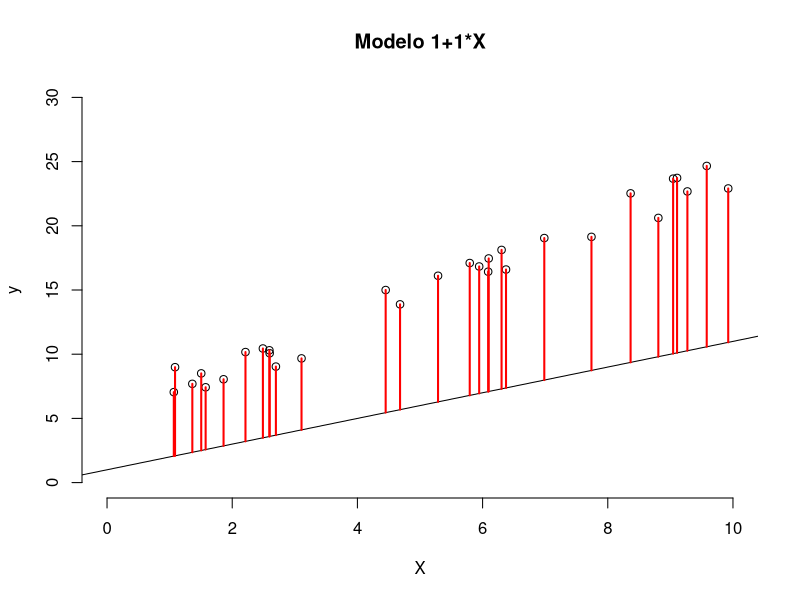
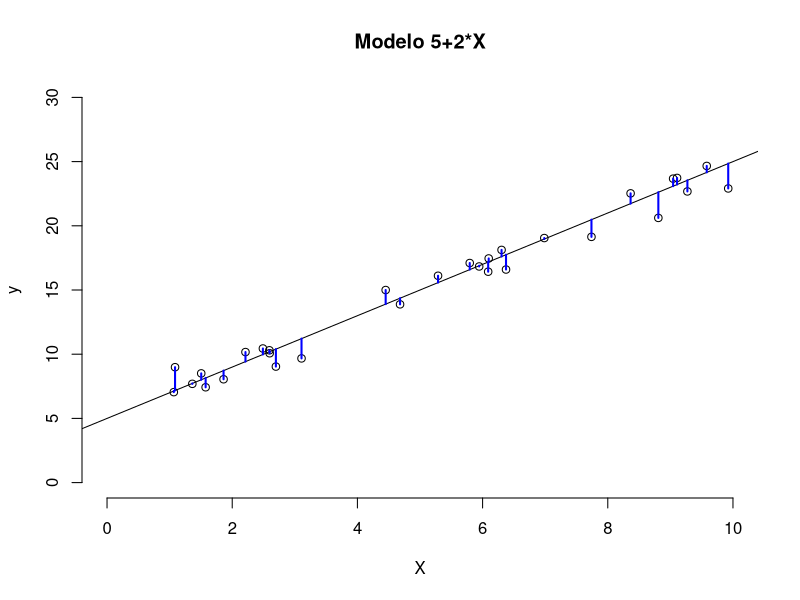
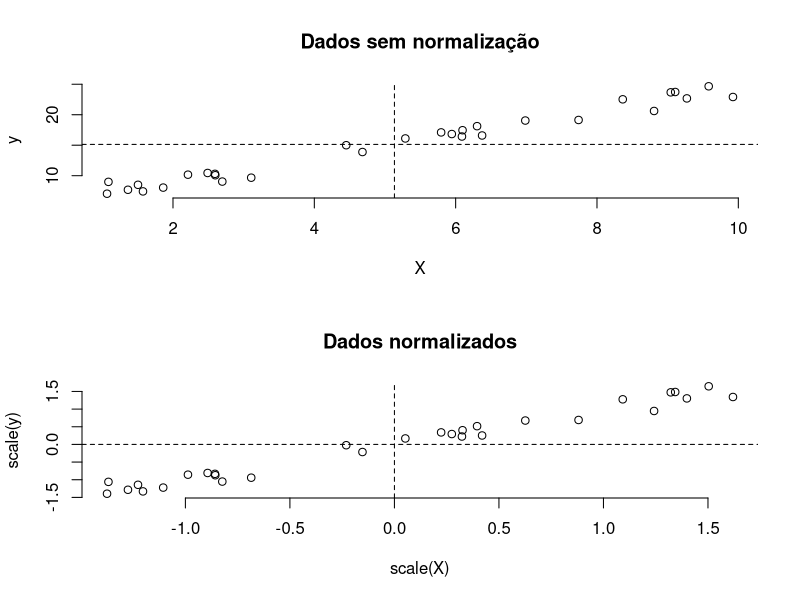
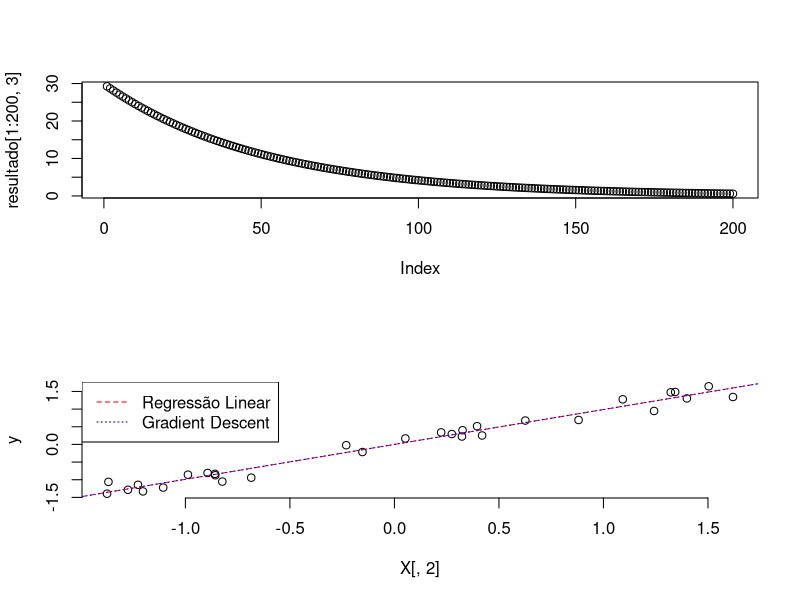
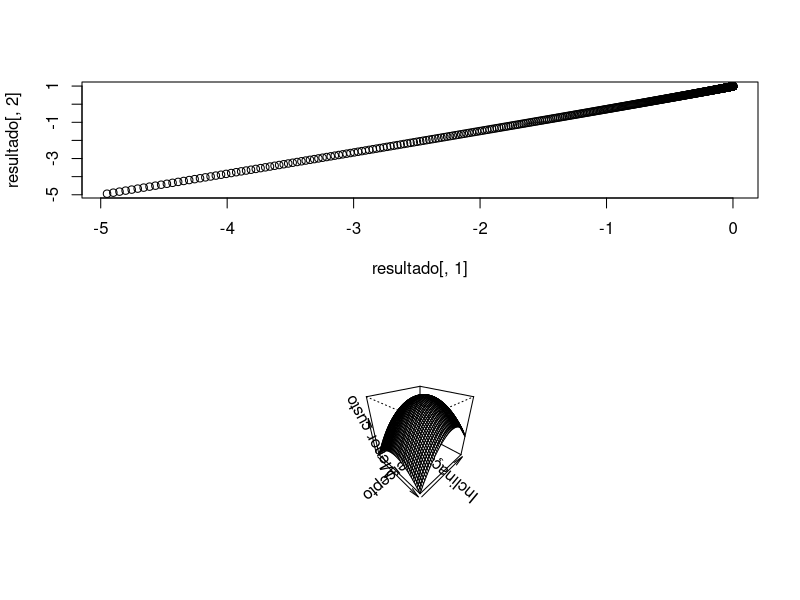
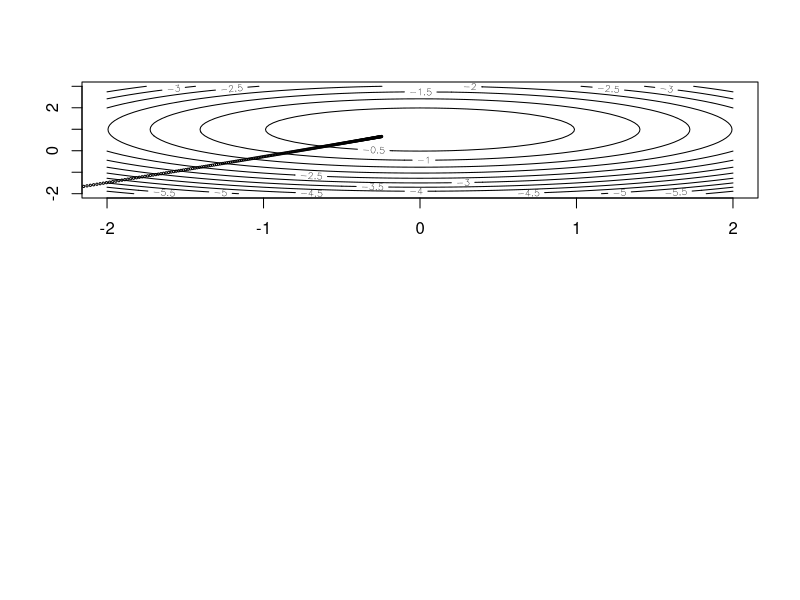

Reproduce these figures in R, in order.
computeCost<- function(X, y, theta) {
    m <- length(y)
    J <- 0
    J = (1/(2*m)) * sum((X%*%theta-y)^2)
    return(J)
}

gradientDescent<- function(X, y, theta, alpha, num_iters) {
    m = length(y)
    J_history = matrix(0,nrow=num_iters,ncol=3)

    for(iter in 1:num_iters) {

        h <- ((X %*% theta)-y)

        temp1 <- theta[1,] - alpha * (1/m) * sum( h * X[,1] )
        temp2 <- theta[2,] - alpha * (1/m) * sum( h * X[,2] )

        theta[1,] = temp1
        theta[2,] = temp2

        J_history[iter,1] = temp1
        J_history[iter,2] = temp2

        J_history[iter,3] = computeCost(X, y, theta);

    }

    return(J_history)
}

gradientDescentMulti<-function(X, y, theta, alpha, num_iters) {

    m = length(y)
    J_history = matrix(0,nrow=num_iters,ncol=1+nrow(theta))

    for(iter in 1:num_iters) {

        for(j in 1:length(theta)) {
            theta[j,]<-theta[j,] - alpha * (1/m) * sum( ((X %*% theta)-y) * X[,j] )
            J_history[iter,j] = theta[j,]
        }

        J_history[iter,nrow(theta)+1] = computeCost(X, y, theta);
    }

    return(J_history)
}

#gerando  dados
X<-runif(30,1,10)
y<-rnorm(30,5+2*X)

#figura 1
plot(y~X,main="Modelo 1+1*X",frame=F,xlim=c(0,10),ylim=c(0,30))
abline(a=1,b=1)
for(i in 1:length(X)) {
    points(c(X[i],X[i]),c(y[i],1+1*X[i]),type="l",lty=1,col="red",lwd=2)
}

#figura 2
plot(y~X,main="Modelo 5+2*X",frame=F,xlim=c(0,10),ylim=c(0,30))
abline(a=5,b=2)
for(i in 1:length(X)) {
    points(c(X[i],X[i]),c(y[i],5+2*X[i]),type="l",lty=1,col="blue",lwd=2)
}

#figura 3
par(mfrow=c(2,1))
plot(y~X,main="Dados sem normalização",frame=F)
abline(v=mean(X),h=mean(y),lty=2)
plot(scale(y)~scale(X),main="Dados normalizados",frame=F)
abline(v=mean(scale(X)),h=mean(scale(y)),lty=2)

#transformando em matrix
X<-matrix(c(rep(1,length(X)),scale(X)),ncol=2)
y<-matrix(scale(y),ncol=1)

#gerando theta inicial
theta<-matrix(c(-5,-5),ncol=1,nrow=2)
theta

#custo inicial
computeCost(X, y, theta)

#outros parametros
iterations = 1500
alpha = 0.01


#gradient descent

resultado<-gradientDescent(X, y, theta, alpha, iterations)

resultado
lm(y~X[,2])
#figura 4
plot(resultado[1:200,3],type="b")

#figura 5
plot(y~X[,2],frame=F)
abline(lm(y~X[,2]),col="red",lty=2)
abline(a=resultado[1500,1],b=resultado[1500,2],col="blue",lty=3)
legend("topleft",lty=c(2,3),col=c("red","blue"),legend=c("Regressão Linear","Gradient Descent"))

#figura 6
plot(resultado[,1],resultado[,2],type="b")

a<-seq(-2,2,by=0.1)
b<-seq(-2,3,by=0.1)
J<-matrix(0,nrow=length(a),ncol=length(b))

for(i in 1:length(a)) {
    for(j in 1:length(b)) {
        J[i,j]<--1*computeCost(X, y, matrix(c(a[i],b[j]),ncol=1,nrow=2))

    }
}

#figura 7
persp(a,b,J,theta=45,phi = 30,xlab="Intercepto",ylab="Inclinação",zlab="Menor custo")

#figura 8
contour(a,b,J)
points(resultado[1:300,1],resultado[1:300,2],type="b",cex=0.3)

##Regressão Multipla
X1<-runif(30,1,10)
X2<-runif(30,1,10)
y<-rnorm(30,5+2*X1+2*X2)

X<-matrix(c(rep(1,length(X1)),scale(X1),scale(X2)),ncol=3)
y<-matrix(scale(y),ncol=1)

theta<-matrix(c(0,0,0),ncol=1,nrow=3)
theta

computeCost(X, y, theta)

gradientDescentMulti(X, y, theta, alpha, 1500)
lm(y~X[,2]+X[,3])

X1<-runif(30,1,10)
X2<-runif(30,1,10)
y<-rnorm(30,5+2*X1+2*X2+3*X1*X2)

X<-matrix(c(rep(1,length(X1)),scale(X1),scale(X2),scale(X1)*scale(X2)),ncol=4)
y<-matrix(scale(y),ncol=1)

theta<-matrix(c(0,0,0,0),ncol=1,nrow=4)
theta

computeCost(X, y, theta)

gradientDescentMulti(X, y, theta, alpha, 1500)
lm(y~X[,2]*X[,3])
